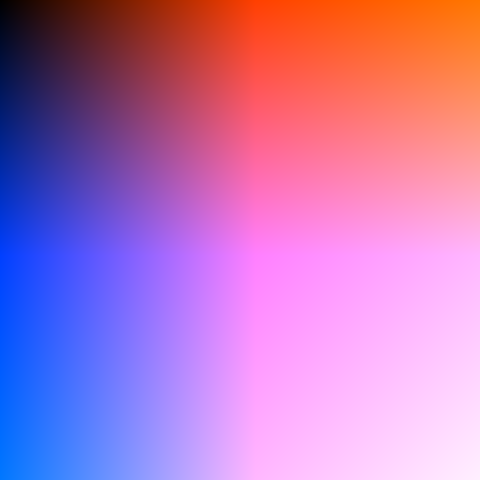
Frame 1 (no input)
Frame 60 (the mouse pressed at the canvas centre just before this capture): identical to frame 1, image omitted
Frame 120 (the mouse held since frame 60 and released just before this capture): identical to frame 1, image omitted

The Processing sketch that drew this single still picture (run headless with seeded random() and noise(); from frame 60 on, the mouse is pressed at the canvas centre):

// Processing sketch: gradient
// ── gradient.pde
void setup() {
  size(480, 480);
}

void draw() {
  loadPixels();
  genGradient();
  updatePixels();
}

void genGradient() {
  for (int x = 0; x < width; x++) {
    for (int y = 0; y < height; y++) {
      int index = (x + y * width);
      pixels[index] = color(x,(x+y)/4,y);
      pixels[index] = color(x,(x+y)/4,y);
    }
  }
}
